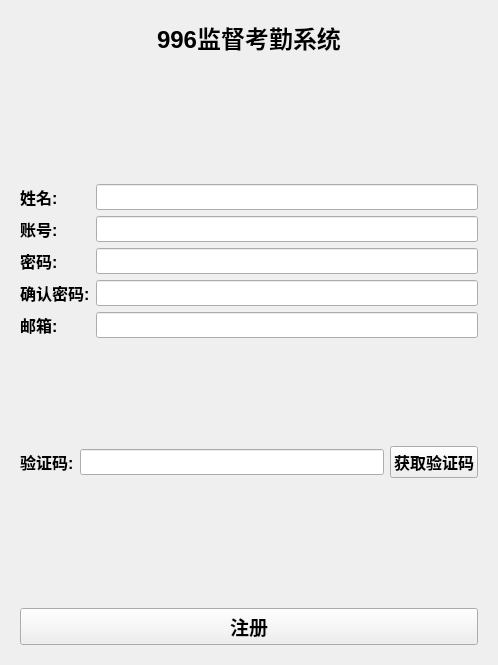
<?xml version="1.0" encoding="UTF-8"?>
<ui version="4.0">
 <class>Proc_SignIn</class>
 <widget class="QWidget" name="Proc_SignIn">
  <property name="geometry">
   <rect>
    <x>0</x>
    <y>0</y>
    <width>498</width>
    <height>665</height>
   </rect>
  </property>
  <property name="windowTitle">
   <string>Form</string>
  </property>
  <layout class="QVBoxLayout" name="layout_main">
   <property name="spacing">
    <number>9</number>
   </property>
   <item>
    <widget class="QWidget" name="widget_top_container" native="true">
     <layout class="QGridLayout" name="layout_top">
      <item row="0" column="0">
       <widget class="QLabel" name="label_showTitle">
        <property name="font">
         <font>
          <family>Microsoft YaHei UI</family>
          <pointsize>18</pointsize>
          <weight>75</weight>
          <bold>true</bold>
         </font>
        </property>
        <property name="text">
         <string>&lt;html&gt;&lt;body&gt;&lt;/body&gt;&lt;img src=&quot;C:\Users\k\Documents\GitHub\09\UiCodes\image\proc_mainimg.png&quot; 
height=&quot;170&quot;,width=&quot;170&quot;&gt;&lt;p&gt;996监督考勤系统&lt;/p&gt;&lt;/html&gt;</string>
        </property>
        <property name="alignment">
         <set>Qt::AlignCenter</set>
        </property>
       </widget>
      </item>
     </layout>
    </widget>
   </item>
   <item>
    <widget class="QWidget" name="widget_centre_conatiner" native="true">
     <layout class="QVBoxLayout" name="layout_centre" stretch="5,1">
      <item>
       <layout class="QGridLayout" name="layout_getAllInfo">
        <item row="3" column="0">
         <widget class="QLabel" name="label_getPassword_confirm">
          <property name="font">
           <font>
            <family>Microsoft YaHei UI</family>
            <pointsize>12</pointsize>
            <weight>75</weight>
            <bold>true</bold>
           </font>
          </property>
          <property name="text">
           <string>确认密码:</string>
          </property>
         </widget>
        </item>
        <item row="1" column="0">
         <widget class="QLabel" name="label_getId">
          <property name="font">
           <font>
            <family>Microsoft YaHei UI</family>
            <pointsize>12</pointsize>
            <weight>75</weight>
            <bold>true</bold>
           </font>
          </property>
          <property name="text">
           <string>账号:</string>
          </property>
         </widget>
        </item>
        <item row="2" column="0">
         <widget class="QLabel" name="label_getPassword">
          <property name="font">
           <font>
            <family>Microsoft YaHei UI</family>
            <pointsize>12</pointsize>
            <weight>75</weight>
            <bold>true</bold>
           </font>
          </property>
          <property name="text">
           <string>密码:</string>
          </property>
         </widget>
        </item>
        <item row="4" column="0">
         <widget class="QLabel" name="label_getEmail">
          <property name="font">
           <font>
            <family>Microsoft YaHei UI</family>
            <pointsize>12</pointsize>
            <weight>75</weight>
            <bold>true</bold>
           </font>
          </property>
          <property name="text">
           <string>邮箱:</string>
          </property>
         </widget>
        </item>
        <item row="0" column="0">
         <widget class="QLabel" name="label_getName">
          <property name="font">
           <font>
            <family>Microsoft YaHei UI</family>
            <pointsize>12</pointsize>
            <weight>75</weight>
            <bold>true</bold>
           </font>
          </property>
          <property name="text">
           <string>姓名:</string>
          </property>
         </widget>
        </item>
        <item row="0" column="1">
         <widget class="QLineEdit" name="lineEdit_getName">
          <property name="font">
           <font>
            <family>Microsoft YaHei UI</family>
            <pointsize>11</pointsize>
            <weight>75</weight>
            <bold>true</bold>
           </font>
          </property>
         </widget>
        </item>
        <item row="1" column="1">
         <widget class="QLineEdit" name="lineEdit_getId">
          <property name="font">
           <font>
            <family>Microsoft YaHei UI</family>
            <pointsize>11</pointsize>
            <weight>75</weight>
            <bold>true</bold>
           </font>
          </property>
         </widget>
        </item>
        <item row="2" column="1">
         <widget class="QLineEdit" name="lineEdit_getPassword">
          <property name="font">
           <font>
            <family>Microsoft YaHei UI</family>
            <pointsize>11</pointsize>
            <weight>75</weight>
            <bold>true</bold>
           </font>
          </property>
         </widget>
        </item>
        <item row="3" column="1">
         <widget class="QLineEdit" name="lineEdit_getPassword_confirm">
          <property name="font">
           <font>
            <family>Microsoft YaHei UI</family>
            <pointsize>11</pointsize>
            <weight>75</weight>
            <bold>true</bold>
           </font>
          </property>
         </widget>
        </item>
        <item row="4" column="1">
         <widget class="QLineEdit" name="lineEdit_getEmail">
          <property name="font">
           <font>
            <family>Microsoft YaHei UI</family>
            <pointsize>11</pointsize>
            <weight>75</weight>
            <bold>true</bold>
           </font>
          </property>
         </widget>
        </item>
       </layout>
      </item>
      <item>
       <layout class="QHBoxLayout" name="layout_getConfirmCode">
        <item>
         <widget class="QLabel" name="label_getConfirmCode">
          <property name="font">
           <font>
            <family>Microsoft YaHei UI</family>
            <pointsize>12</pointsize>
            <weight>75</weight>
            <bold>true</bold>
           </font>
          </property>
          <property name="text">
           <string>验证码:</string>
          </property>
         </widget>
        </item>
        <item>
         <widget class="QLineEdit" name="lineEdit_getConfirmCode">
          <property name="font">
           <font>
            <family>Microsoft YaHei UI</family>
            <pointsize>11</pointsize>
            <weight>75</weight>
            <bold>true</bold>
           </font>
          </property>
         </widget>
        </item>
        <item>
         <widget class="QPushButton" name="pushButton">
          <property name="font">
           <font>
            <family>Microsoft YaHei UI</family>
            <pointsize>12</pointsize>
            <weight>75</weight>
            <bold>true</bold>
           </font>
          </property>
          <property name="text">
           <string>获取验证码</string>
          </property>
         </widget>
        </item>
       </layout>
      </item>
     </layout>
    </widget>
   </item>
   <item>
    <widget class="QWidget" name="widget_bottom_container" native="true">
     <layout class="QHBoxLayout" name="layout_bottom">
      <item>
       <widget class="QPushButton" name="pushButton_2">
        <property name="font">
         <font>
          <family>Microsoft YaHei UI</family>
          <pointsize>14</pointsize>
          <weight>75</weight>
          <bold>true</bold>
         </font>
        </property>
        <property name="text">
         <string>注册</string>
        </property>
       </widget>
      </item>
     </layout>
    </widget>
   </item>
  </layout>
 </widget>
 <resources/>
 <connections/>
</ui>
